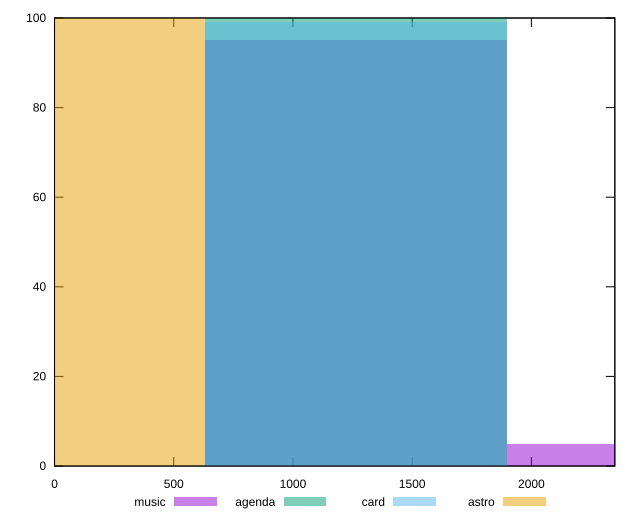

Source code (gnuplot):
reset

$music <<EOF
1265.8590860842455 95
2531.718172168491 5
EOF

$agenda <<EOF
1265.8590860842455 100
EOF

$card <<EOF
1265.8590860842455 99
EOF

$astro <<EOF
0 100
EOF

set key outside below
set boxwidth 1265.8590860842455
set xrange [0:2350]
set yrange [0:100]
set trange [0:100]
set style fill transparent solid 0.5 noborder
set terminal svg size 640, 520 enhanced background rgb 'white'
set output "reports/report_00027_2021-02-24T12-40-31.850Z/uses-rel-preload/comparison/histogram/all_raw.svg"

plot $music title "music" with boxes, \
     $agenda title "agenda" with boxes, \
     $card title "card" with boxes, \
     $astro title "astro" with boxes

reset
